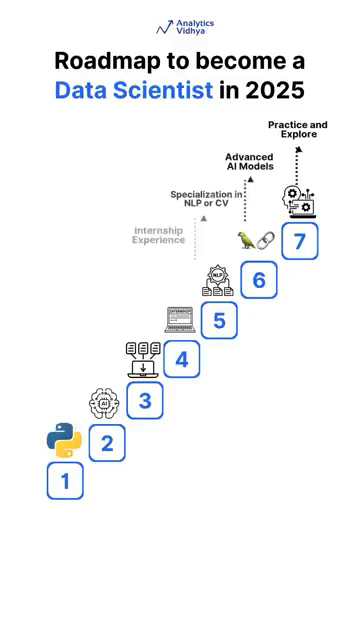
#> input picture frame 15 of TuteDude_Python/Assignment14/OpenCV/ds.mp4, 360 x 640 px
$ python writing_an_video.py
#> lines starting #> are read from the running program, lines starting #| are printed output that depends on the picture
import cv2

video = cv2.VideoCapture('ds.mp4')

fourcc = cv2.VideoWriter_fourcc(*'mp4v')

out = cv2.VideoWriter('output.mp4', fourcc, 25.0, (1920, 1080))

while video.isOpened():
    ret, frame = video.read()
#> frame is the input picture: shape (640, 360, 3); mean B, G, R 247.7, 246.3, 245.3
    if ret:
            frame_resized = cv2.resize(frame, (1920, 1080))
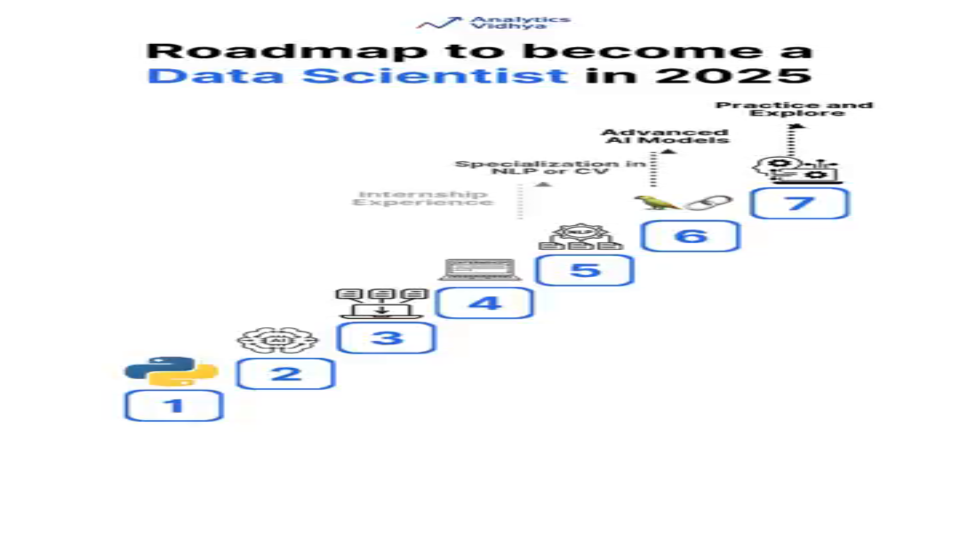
#> frame_resized: shape (1080, 1920, 3) (shown at 1/2 size); mean B, G, R 247.7, 246.3, 245.2
            out.write(frame_resized)
            cv2.imshow('Video Frame', frame_resized)
            if cv2.waitKey(10) & 0xFF == ord('s'):
#> (key Esc is pressed here)
                break

    else:
        break
cv2.destroyAllWindows()

$ run again, starting later in the video
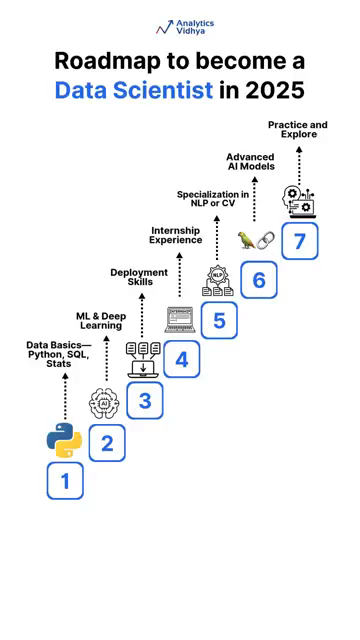
#> input picture frame 67 of TuteDude_Python/Assignment14/OpenCV/ds.mp4, 360 x 640 px
#> frame is the input picture: shape (640, 360, 3); mean B, G, R 246, 244.6, 243.5
#> `frame_resized = cv2.resize(frame, (1920, 1080))`:
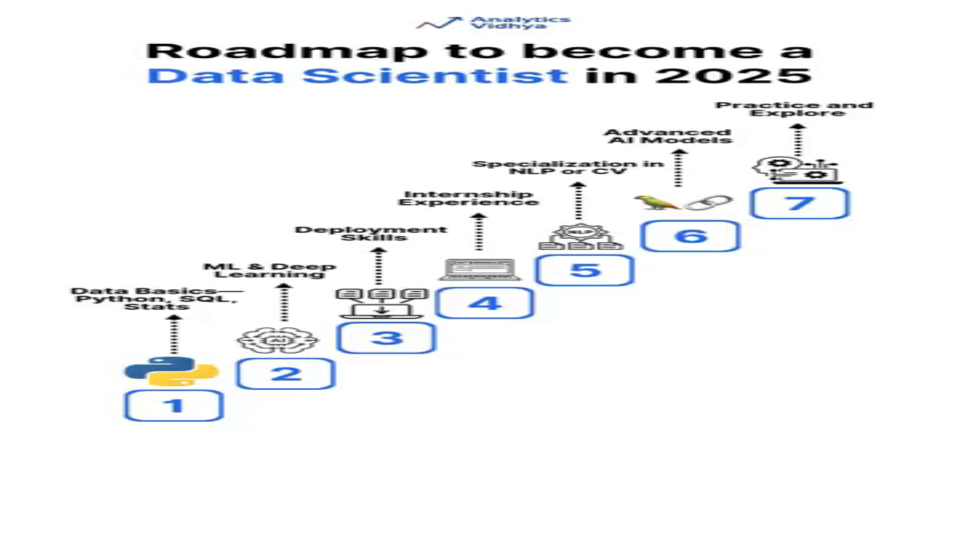
#> frame_resized: shape (1080, 1920, 3) (shown at 1/2 size); mean B, G, R 246, 244.6, 243.5

$ run again, starting later in the video
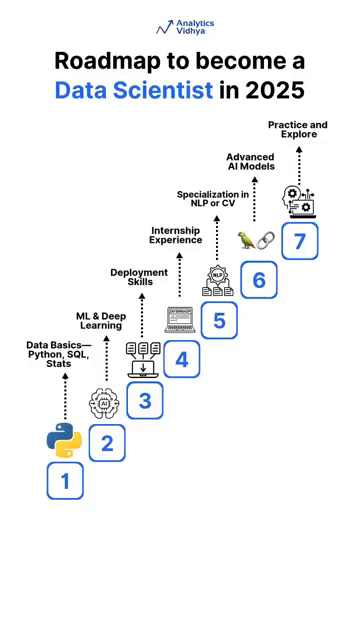
#> input picture frame 120 of TuteDude_Python/Assignment14/OpenCV/ds.mp4, 360 x 640 px
#> frame is the input picture: shape (640, 360, 3); mean B, G, R 246, 244.6, 243.5
#> `frame_resized = cv2.resize(frame, (1920, 1080))`:
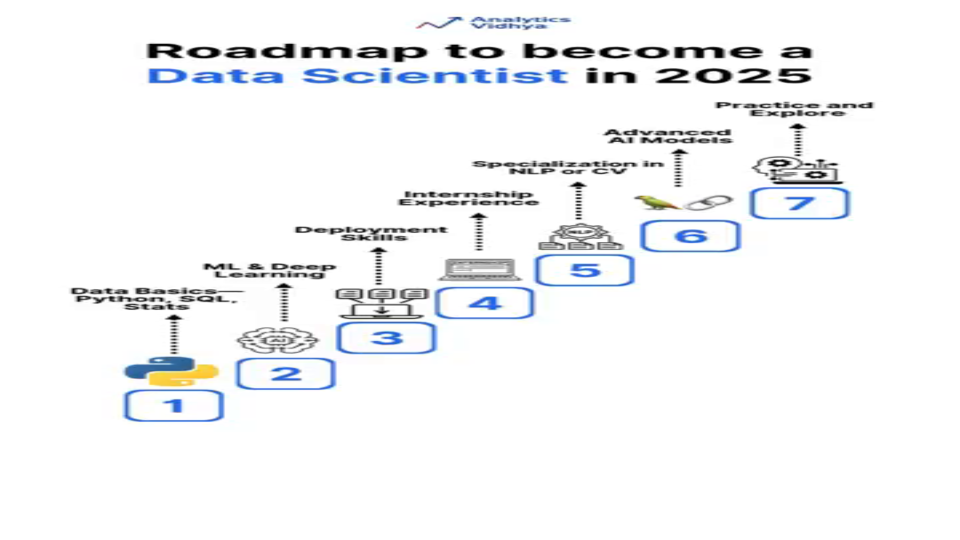
#> frame_resized: shape (1080, 1920, 3) (shown at 1/2 size); mean B, G, R 245.9, 244.5, 243.5
